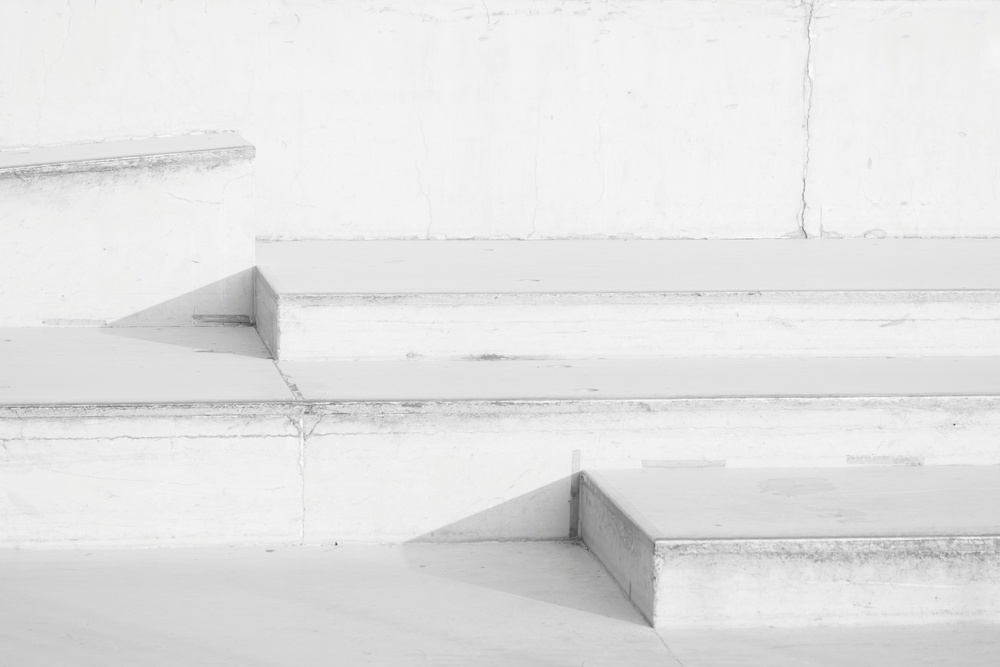
#> input picture 影像處理概論/IP hw2/code/img/Q1.jpg, 1000 x 667 px, shrunk from 5472 x 3648 before the run
$ python main.py
#> lines starting #> are read from the running program, lines starting #| are printed output that depends on the picture
### 影像處理概論/IP hw2/code/utils.py
import numpy as np


def get_histogram_function(image):
    count = np.zeros(256)
    for i in range(image.shape[0]):
        for j in range(image.shape[1]):
            count[image[i][j]] += 1
    sum = np.zeros(256).astype(np.float32)
    for i in range(256):
        sum[i] = sum[i-1] + count[i]
#> after the loop, sum = 256 values from 0 to 667000
    # new_value = (L-1)/MN * sum
    sum = 255*sum/image.shape[0]/image.shape[1]
#> sum = 256 values from 0 to 255
    sum = np.round(sum).astype(np.uint8)
    return sum

def histogram_equalization(image):
    func = get_histogram_function(image)
#> func = 256 values from 0 to 255
    for i in range(image.shape[0]):
        for j in range(image.shape[1]):
            image[i][j] = func[image[i][j]]
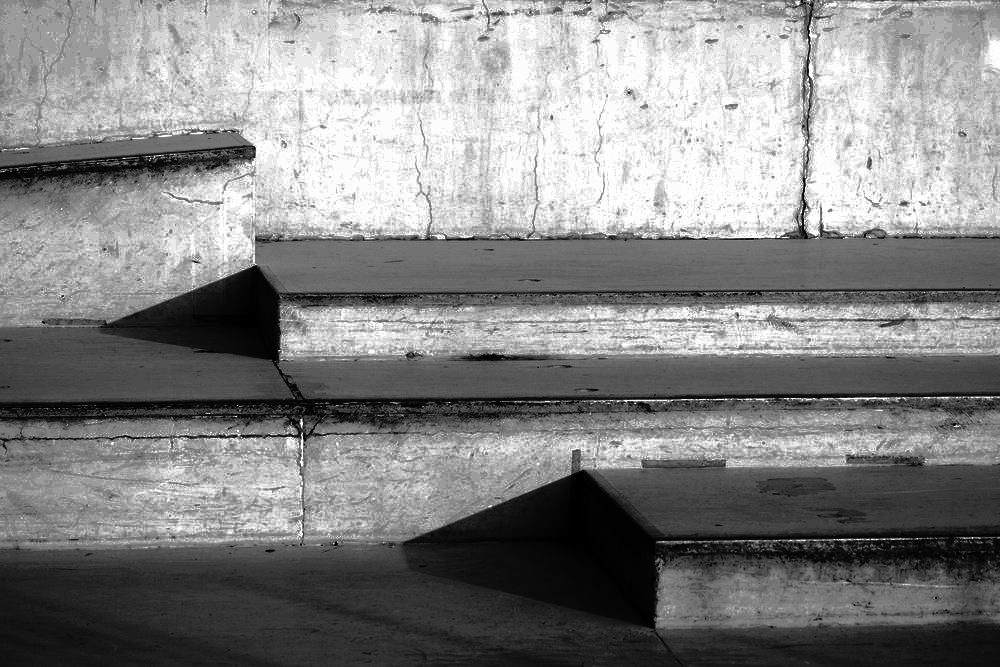
#> image: shape (667, 1000); min 0, max 255, mean 132.7
    return image

def get_inverse_mapping(func):
    inverse = np.zeros(256).astype(np.uint8)
    for i in range(255, -1, -1):
        inverse[func[i]] = i
    for i in range(255, 0, -1):
        if inverse[i] == 0:
            inverse[i] = inverse[i+1]
    return inverse

def histogram_specification(image, reference):
    func1 = get_histogram_function(image)
    func2 = get_histogram_function(reference)
    func2 = get_inverse_mapping(func2)
    for i in range(image.shape[0]):
        for j in range(image.shape[1]):
            image[i][j] = func2[func1[image[i][j]]]
    return image

### 影像處理概論/IP hw2/code/main.py
from utils import histogram_equalization, histogram_specification
import cv2

# Q1
folder = 'img/'
image = cv2.imread(folder + 'Q1.jpg', cv2.IMREAD_GRAYSCALE)
new_image = histogram_equalization(image)
cv2.imwrite(folder + 'Q1_output.jpg', new_image)

# Q2
image = cv2.imread(folder + 'Q2_source.jpg', cv2.IMREAD_GRAYSCALE)
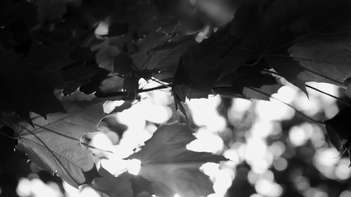
#> input picture 影像處理概論/IP hw2/code/img/Q2_source.jpg, 351 x 197 px, shrunk from 1920 x 1080 before the run
#> image is the input picture: shape (197, 351); min 0, max 255, mean 81.6
reference = cv2.imread(folder + 'Q2_reference.jpg', cv2.IMREAD_GRAYSCALE)
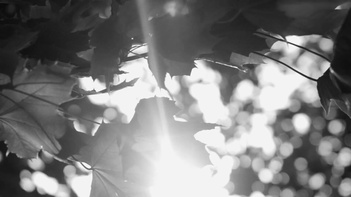
#> input picture 影像處理概論/IP hw2/code/img/Q2_reference.jpg, 351 x 197 px, shrunk from 1920 x 1080 before the run
#> reference is the input picture: shape (197, 351); min 9, max 255, mean 125.8
new_image = histogram_specification(image, reference)
#> in histogram_specification, `func2 = get_inverse_mapping(func2)`: func2 = 256 values from 0 to 248
#> after the loop in histogram_specification, `for i in range(image.shape[0]):`:
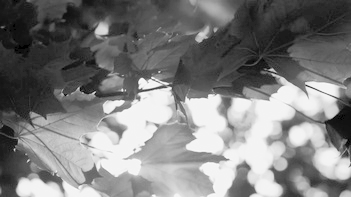
#> image: shape (197, 351); min 0, max 248, mean 126.2
cv2.imwrite(folder + 'Q2_output.jpg', new_image)
